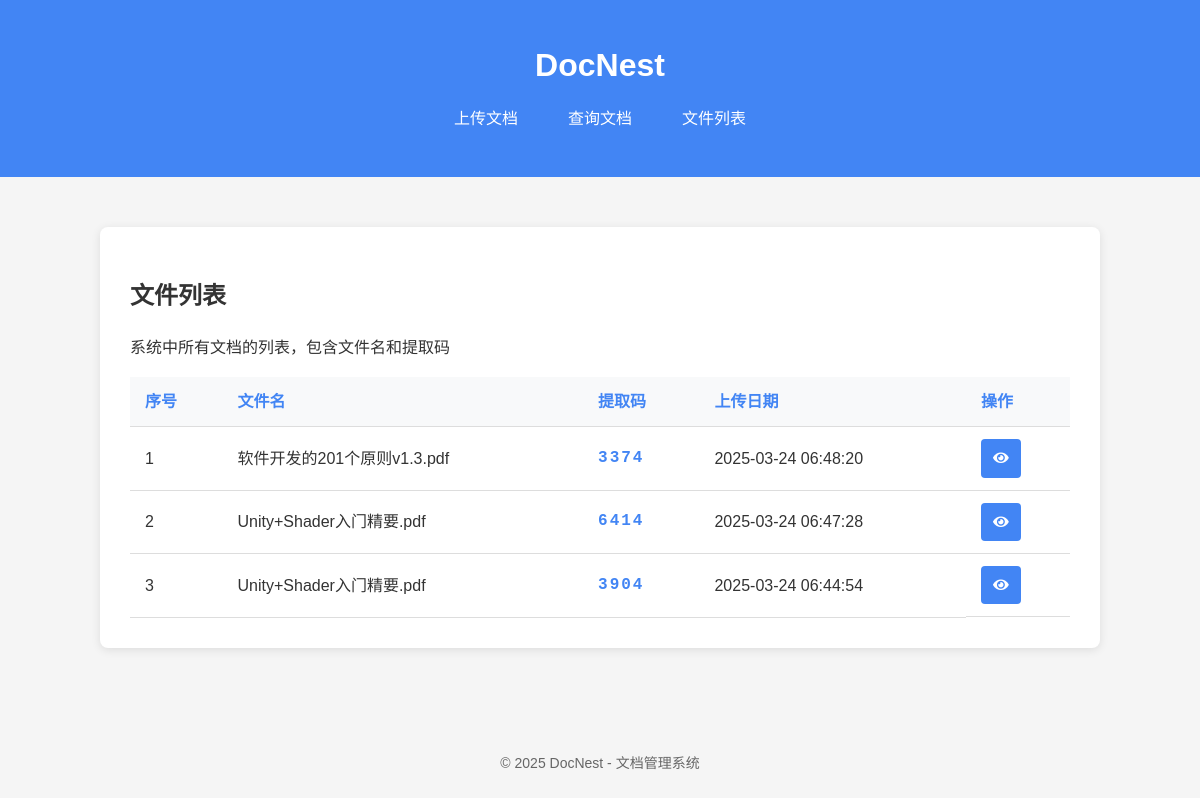
/list, run on an earlier commit of the app's database.
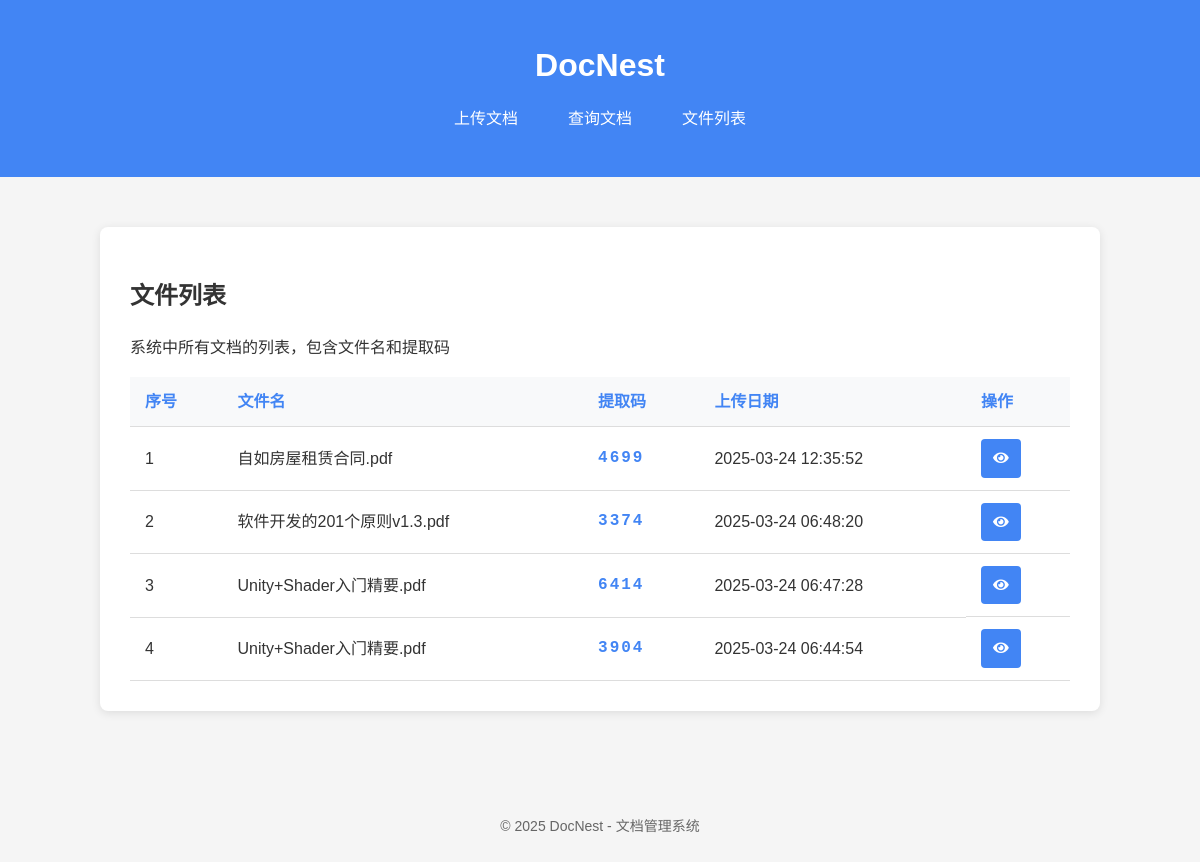
And on a later commit of the database.
### tables this page shows
CREATE TABLE documents (
        id INTEGER PRIMARY KEY AUTOINCREMENT,
        filename TEXT NOT NULL,
        original_filename TEXT NOT NULL,
        extraction_code TEXT NOT NULL,
        upload_date TIMESTAMP DEFAULT CURRENT_TIMESTAMP
    );

### app.py (the view)
@app.route('/list')
def list_documents():
    conn = sqlite3.connect('documents.db')
    conn.row_factory = sqlite3.Row  # This enables column access by name
    cursor = conn.cursor()
    cursor.execute('SELECT id, original_filename, extraction_code, upload_date FROM documents ORDER BY upload_date DESC')
    documents = cursor.fetchall()
    conn.close()
    return render_template('list.html', documents=documents)

### templates/list.html (shortened to what this page needs)
<!DOCTYPE html>
<html lang="zh-CN">
<head>
    <link rel="stylesheet" href="https://cdnjs.cloudflare.com/ajax/libs/font-awesome/5.15.3/css/all.min.css">
</head>
<body>
    <header>
        <div class="container">
            <h1>DocNest</h1>
            <div class="nav">
                <a href="/">上传文档</a>
                <a href="/query">查询文档</a>
                <a href="/list">文件列表</a>
            </div>
        </div>
    </header>
    <div class="container">
        <div class="card">
            <h2>文件列表</h2>
            <p>系统中所有文档的列表，包含文件名和提取码</p>
            {% if documents %}
                <table class="file-list">
                    <thead>
                        <tr>
                            <th>序号</th>
                            <th>文件名</th>
                            <th>提取码</th>
                            <th>上传日期</th>
                            <th>操作</th>
                        </tr>
                    </thead>
                    <tbody>
                        {% for doc in documents %}
                        <tr>
                            <td>{{ loop.index }}</td>
                            <td>{{ doc.original_filename }}</td>
                            <td class="extraction-code">{{ doc.extraction_code }}</td>
                            <td>{{ doc.upload_date }}</td>
                            <td class="actions">
                                <a href="/view/{{ doc.id }}" class="btn" title="查看文档">
                                    <i class="fas fa-eye"></i>
                                </a>
                            </td>
                        </tr>
                        {% endfor %}
                    </tbody>
                </table>
            {% else %}
                <div class="empty-list">
                    <i class="fas fa-folder-open"></i>
                    <p>暂无文档</p>
                    <a href="/" class="btn">上传文档</a>
                </div>
            {% endif %}
        </div>
    </div>
    <footer>
        <div class="container">
            <p>&copy; 2025 DocNest - 文档管理系统</p>
        </div>
    </footer>
</body>
</html>

### templates/list.html (style rules this page uses)
body { font-family: 'Arial', sans-serif; line-height: 1.6; margin: 0; padding: 0; background-color: #f5f5f5; color: #333; }
.container { max-width: 1000px; margin: 0 auto; padding: 20px; }
header { background-color: #4285f4; color: white; padding: 20px 0; text-align: center; margin-bottom: 30px; }
h1 { margin: 0; }
.nav { display: flex; justify-content: center; margin-top: 10px; }
.nav a { color: white; text-decoration: none; margin: 0 15px; padding: 5px 10px; border-radius: 4px; transition: background-color 0.3s; }
.card { background-color: white; border-radius: 8px; box-shadow: 0 2px 10px rgba(0, 0, 0, 0.1); padding: 30px; margin-bottom: 30px; }
.file-list { width: 100%; border-collapse: collapse; }
.file-list th, .file-list td { padding: 12px 15px; text-align: left; border-bottom: 1px solid #ddd; }
.file-list th { background-color: #f8f9fa; font-weight: bold; color: #4285f4; }
.file-list .extraction-code { font-family: monospace; font-size: 16px; letter-spacing: 2px; color: #4285f4; font-weight: bold; }
.file-list .actions { display: flex; gap: 10px; }
.btn { background-color: #4285f4; color: white; border: none; padding: 8px 12px; border-radius: 4px; cursor: pointer; font-size: 14px; transition: background-color 0.3s; text-decoration: none; }
footer { text-align: center; padding: 20px 0; color: #666; font-size: 14px; }

What changed in the data, as far as the page shows it:
added documents: original_filename "自如房屋租赁合同.pdf", extraction_code "4699", upload_date "2025-03-24 12:35:52"
